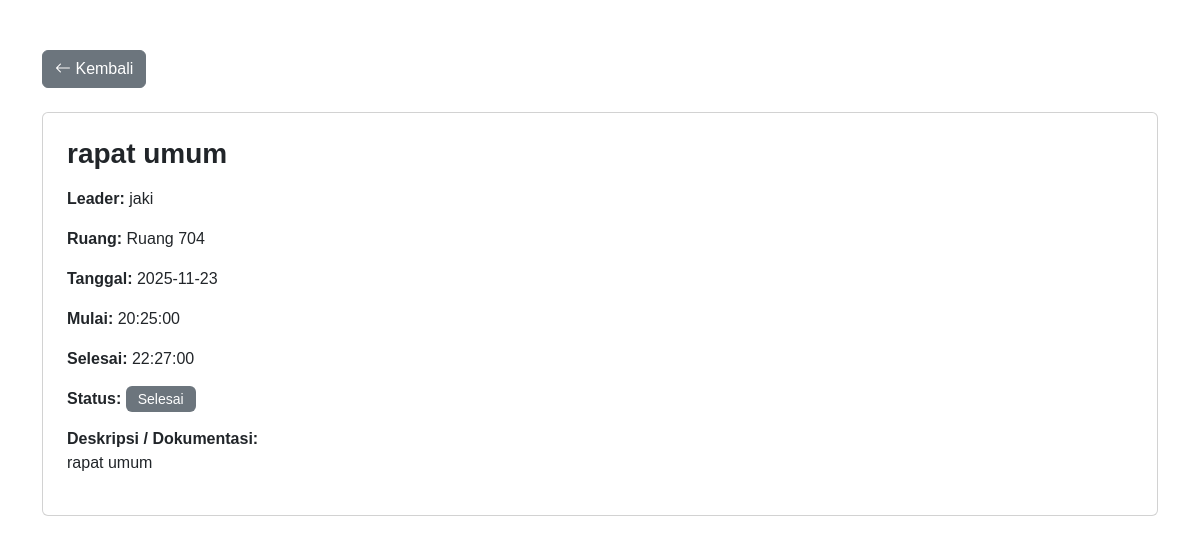
Screenshot of /peserta_rapat/detail.php?id=3 with the database file from the repository.
### tables this page shows
CREATE TABLE `meetings` (
  `id` int(11) NOT NULL,
  `title` varchar(255) NOT NULL,
  `descriptions` text DEFAULT NULL,
  `dates` date NOT NULL,
  `start_time` time NOT NULL,
  `end_time` time NOT NULL,
  `locations` varchar(255) DEFAULT NULL,
  `leader` varchar(100) DEFAULT NULL,
  `status_meetings` enum('upcoming','ongoing','completed') DEFAULT 'upcoming',
  `created_by` varchar(255) DEFAULT NULL,
  `created_at` timestamp NOT NULL DEFAULT current_timestamp()
);

### peserta_rapat/detail.php (the view, shortened to what this page needs)
<?php
include '../koneksi.php';
$id = $_GET['id'];
$sql = "SELECT * FROM meetings WHERE id='$id'";
$result = mysqli_query($koneksi, $sql);
$data = mysqli_fetch_assoc($result);
function getStatus($dates, $start_time, $end_time) {
    $now = time();
    $end = strtotime($dates . " " . $end_time);
    if ($now > $end) return "Selesai";
    return "Mendatang";
}
$status = getStatus($data['dates'], $data['start_time'], $data['end_time']);
?>
<!DOCTYPE html>
<html lang="id">
<head>
<link href="https://cdn.jsdelivr.net/npm/bootstrap@5.3.3/dist/css/bootstrap.min.css" rel="stylesheet">
<link href="https://cdn.jsdelivr.net/npm/bootstrap-icons@1.11.3/font/bootstrap-icons.css" rel="stylesheet">
</head>
<body>
<div class="container">
  <a href="jadwal.php" class="btn btn-secondary mb-4"><i class="bi bi-arrow-left"></i> Kembali</a>
  <div class="card p-4">
    <h3 class="fw-bold mb-3">
      <?= $data['title']; ?>
    </h3>
    <p><strong>Leader:</strong> <?= $data['leader']; ?></p>
    <p><strong>Ruang:</strong> <?= $data['locations']; ?></p>
    <p><strong>Tanggal:</strong> <?= $data['dates']; ?></p>
    <p><strong>Mulai:</strong> <?= $data['start_time']; ?></p>
    <p><strong>Selesai:</strong> <?= $data['end_time']; ?></p>
    <p><strong>Status:</strong>
      <span class="status <?= strtolower($status); ?>"><?= $status ?></span>
    </p>
    <p><strong>Deskripsi / Dokumentasi:</strong><br>
      <?= $data['descriptions']; ?>
    </p>
  </div>
</div>
</body>
</html>

### peserta_rapat/detail.php (style rules this page uses)
body { font-family: 'Poppins', sans-serif; background: #ffffff; }
.container { margin-top: 50px; }
.status { padding: 5px 12px; border-radius: 6px; font-weight: 500; font-size: 14px; color: white; }
.selesai { background-color: #6c757d; }

### rows the page displays
meetings: title "rapat umum", leader "jaki", locations "Ruang 704", dates "2025-11-23", start_time "20:25:00", end_time "22:27:00", status "Selesai", descriptions "rapat umum"
